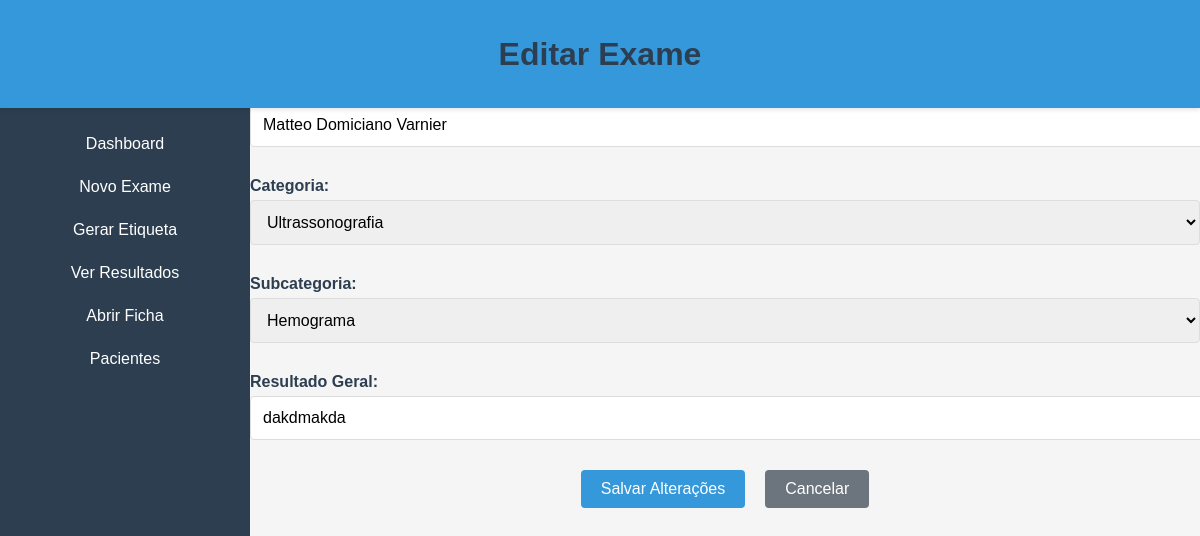
Page /edit/2 on the committed database.
### models.py (models this page shows, shortened)
class Exam(db.Model):
    id = db.Column(db.Integer, primary_key=True)
    patient_name = db.Column(db.String(100), nullable=False)
    category = db.Column(db.String(100), nullable=False)
    subcategory = db.Column(db.String(100), nullable=False)
    result = db.Column(db.String(100), nullable=False)
    details = db.Column(JSON)
    created_at = db.Column(db.DateTime, default=datetime.utcnow)  # Novo campo

### app.py (the view, shortened to what this page needs)
@app.route('/edit/<int:exam_id>', methods=['GET', 'POST'])
def edit_exam(exam_id):
    exam = Exam.query.get_or_404(exam_id)
    return render_template('edit_exam.html', exam=exam, exam_types=EXAM_TYPES, exam_subcategories=EXAM_SUBCATEGORIES)

### templates/edit_exam.html (shortened to what this page needs)
<!DOCTYPE html>
<html lang="pt-BR">
<head>
    <link rel="stylesheet" href="{{ url_for('static', filename='style/mainpage.css') }}">
</head>
<body>
    <div class="sidebar">
        <div class="sidebar-content">
            <div class="sidebar-box">
                <a href="{{ url_for('home') }}" class="btn-option">Dashboard</a>
                <a href="{{ url_for('exame') }}" class="btn-option">Novo Exame</a>
                <a href="{{ url_for('generate_label') }}" class="btn-option">Gerar Etiqueta</a>
                <a href="{{ url_for('results') }}" class="btn-option">Ver Resultados</a>
                <a href="{{ url_for('client_record_search') }}" class="btn-option">Abrir Ficha</a>
                <a href="{{ url_for('view_patients') }}" class="btn-option">Pacientes</a>
            </div>
        </div>
    </div>
    <div class="fixed-header">
        <h1>Editar Exame</h1>
    </div>
    <div class="form-container">
        <form method="POST">
            <div class="form-group">
                <label for="patient_name">Nome do Paciente:</label>
                <input type="text" id="patient_name" name="patient_name" value="{{ exam.patient_name }}" required>
            </div>
            <div class="form-group">
                <label for="category">Categoria:</label>
                <select id="category" name="category" required>
                    {% for category in exam_types %}
                        <option value="{{ category }}" {% if exam.category == category %}selected{% endif %}>{{ category }}</option>
                    {% endfor %}
                </select>
            </div>
            <div class="form-group">
                <label for="subcategory">Subcategoria:</label>
                <select id="subcategory" name="subcategory" required>
                    {% for subcategory in exam_subcategories %}
                        <option value="{{ subcategory }}" {% if exam.subcategory == subcategory %}selected{% endif %}>{{ subcategory }}</option>
                    {% endfor %}
                </select>
            </div>
            <div class="form-group">
                <label for="result">Resultado Geral:</label>
                <input type="text" id="result" name="result" value="{{ exam.result }}" required>
            </div>
            <div class="button-container">
                <button type="submit" class="btn-submit">Salvar Alterações</button>
                <a href="{{ url_for('results') }}" class="btn-back">Cancelar</a>
            </div>
        </form>
    </div>
</body>
</html>

### static/style/mainpage.css (style rules this page uses)
body { font-family: 'Arial', sans-serif; background-color: #f5f5f5; color: #333; margin: 0; padding: 0; padding-top: 80px; padding-left: 250px; }
.sidebar { width: 250px; height: 100vh; background-color: #2c3e50; color: white; position: fixed; top: 0; left: 0; z-index: 1000; overflow-y: auto; overflow-x: hidden; transition: left 0.3s ease; }
.sidebar-content { padding: 20px; padding-top: 70px; margin-top: 50px; }
.sidebar-box .btn-option { display: block; background-color: #2c3e50; color: white; padding: 10px; border: none; border-radius: 4px; text-align: center; margin-bottom: 10px; text-decoration: none; font-size: 16px; position: relative; overflow: hidden; }
.sidebar-box .btn-option::after { content: ""; position: absolute; left: 0; bottom: 0; width: 0; height: 2px; background-color: white; transition: width 0.3s ease-out; }
.button-container { display: flex; justify-content: center; gap: 20px; margin-top: 20px; }
.sidebar .btn-option { background-color: #2c3e50; color: #ffffff; padding: 10px 20px; border: none; border-radius: 5px; cursor: pointer; margin: 5px; text-align: center; text-decoration: none; display: block; }
h1 { color: #2c3e50; text-align: center; margin-bottom: 20px; }
a { color: #3498db; text-decoration: none; margin-top: 10px; }
button { padding: 10px 20px; font-size: 16px; border: none; border-radius: 5px; cursor: pointer; }
.button-container { display: grid; grid-template-columns: repeat(2, auto); justify-content: center; gap: 20px; margin-top: 30px; }
.btn-back { background-color: #6c757d; color: white; padding: 10px 20px; border: none; border-radius: 4px; font-size: 16px; cursor: pointer; margin: 0 auto; display: block; width: fit-content; text-align: center; }
button[type="submit"], .btn-back { background-color: #3498db; color: white; padding: 10px 20px; border: none; border-radius: 4px; cursor: pointer; font-size: 16px; margin: 0 auto; display: block; width: fit-content; text-align: center; }
.fixed-header { position: fixed; top: 0; left: 0; width: 100%; background-color: #3498db; color: white; padding: 15px 0; text-align: center; box-shadow: 0 2px 4px rgba(0, 0, 0, 0.1); z-index: 1000; }
.form-group { margin-bottom: 30px; }
.form-group label { display: block; margin-bottom: 5px; font-weight: bold; color: #2c3e50; }
.form-group input, .form-group select { width: 100%; padding: 12px; border: 1px solid #ddd; border-radius: 4px; font-size: 16px; }
.btn-option { background-color: #3498db; color: white; padding: 15px 30px; border: none; border-radius: 4px; text-decoration: none; font-size: 18px; text-align: center; cursor: pointer; }

### rows in the picture
Exam: patient_name "Matteo Domiciano Varnier", category "Ultrassonografia", result "dakdmakda"

### other values in the picture
form field subcategory "Hemograma"
